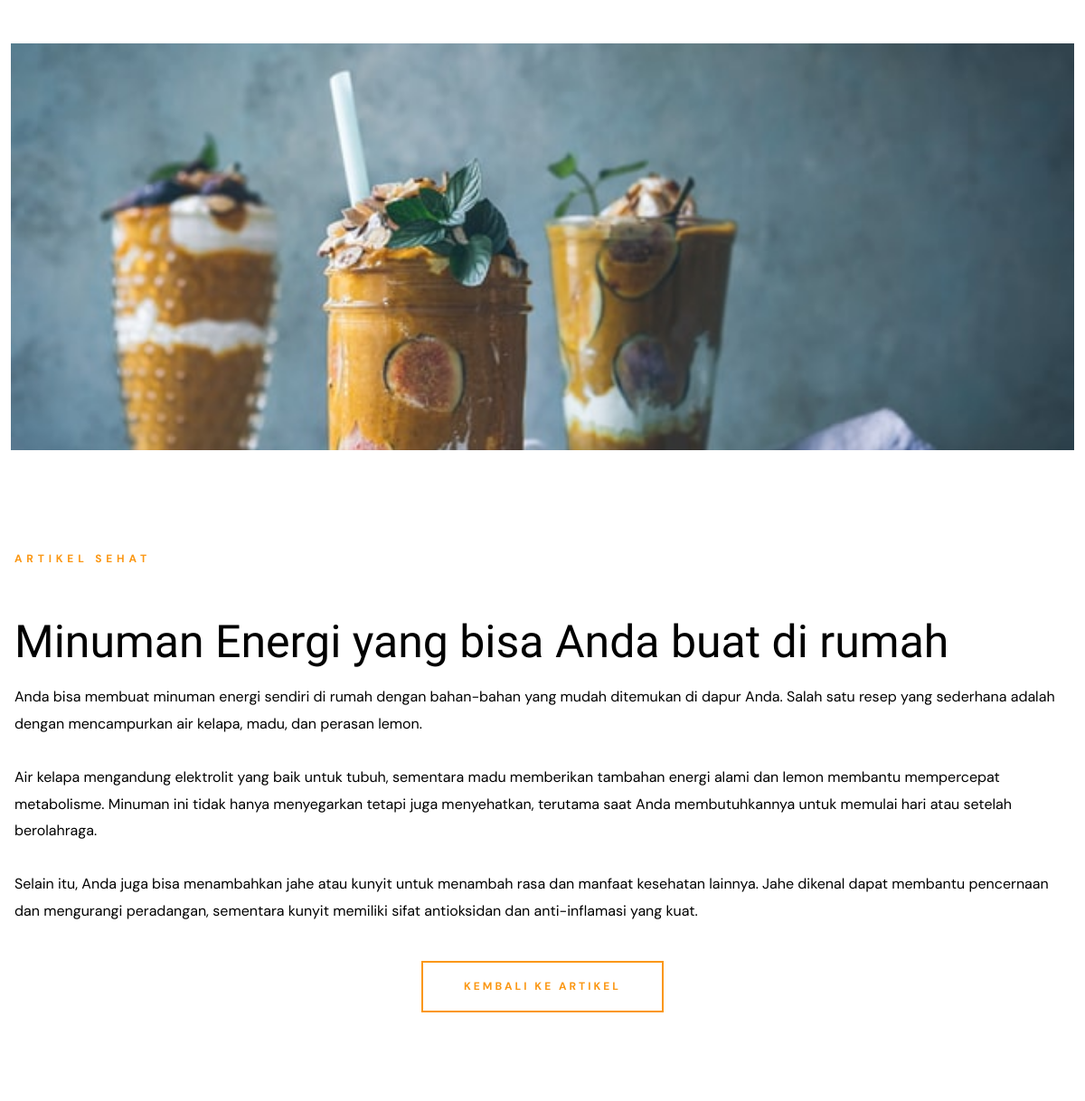
The page /ArtikelDeskripsi/deskirpsi.php?id=1 (signed in) on the database its author committed.
### tables this page shows
CREATE TABLE `artikel` (
  `Artikel_ID` int(11) NOT NULL,
  `Judul_Artikel` varchar(100) DEFAULT NULL,
  `Deskripsi_Singkat` text DEFAULT NULL,
  `Deskripsi_Panjang` text DEFAULT NULL,
  `Gambar_Artikel` text DEFAULT NULL,
  `Tanggal` date DEFAULT NULL
);

### ArtikelDeskripsi/deskirpsi.php (the view, shortened to what this page needs)
<?php
include '../Config/koneksi.php';
$conn->select_db('healthy4');
$id = isset($_GET['id']) ? intval($_GET['id']) : 0;
$sql = "SELECT Gambar_Artikel, Judul_Artikel, Deskripsi_Panjang FROM artikel WHERE Artikel_ID='$id'";
$result = $conn->query($sql);
if ($result->num_rows > 0) {
    $row = $result->fetch_assoc();
} else {
    die("No article found or invalid ID.");
}
?>
<!DOCTYPE html>
<html lang="en">
<head>
    <link rel="stylesheet" href="style.css" />
  </head>
<body>
    <section class="special-dish text-center" aria-labelledby="dish-label">
      <div class="special-dish-banner">
        <img
          src="..\Artikel\uploads\<?php echo htmlspecialchars($row['Gambar_Artikel']); ?>"
          width="940"
          height="900"
          loading="lazy"
          alt="special dish"
          class="img-cover"
        />
      </div>
      <div class="special-dish-content bg-black-10">
        <div class="container">
          <p class="section-subtitle label-2">Artikel Sehat</p>
          <h2 class="headline-1 section-title"><?php echo htmlspecialchars($row['Judul_Artikel']); ?></h2>
          <p class="section-text">
            <?php echo nl2br(htmlspecialchars($row['Deskripsi_Panjang'])); ?>
          </p>
          <a href="../Artikel/Artikel.php" class="btn btn-primary">
            <span class="text text-1">Kembali ke Artikel</span>
            <span class="text text-2" aria-hidden="true">Kembali ke Artikel</span>
          </a>
        </div>
      </div>
    </section>
</body>
</html>

### rows shown on the page
artikel: Gambar_Artikel (picture), Judul_Artikel "Minuman Energi yang bisa Anda buat di rumah", Deskripsi_Panjang "Anda bisa membuat minuman energi sendiri di rumah dengan bahan-bahan yang mudah ditemukan di dapur Anda. Salah satu resep yang sederhana adalah dengan mencampurkan air kelapa, madu, dan perasan lemon. Air kelapa mengandung elektrolit yang baik untuk tubuh, sementara madu memberikan tambahan energi alami dan lemon membantu mempercepat metabolisme. Minuman ini tidak hanya menyegarkan tetapi juga menyehatkan, terutama saat Anda membutuhkannya untuk memulai hari atau setelah berolahraga. Selain itu, Anda juga bisa menambahkan jahe atau kunyit untuk menambah rasa dan manfaat kesehatan lainnya. Jahe dikenal dapat membantu pencernaan dan mengurangi peradangan, sementara kunyit memiliki sifat…"
